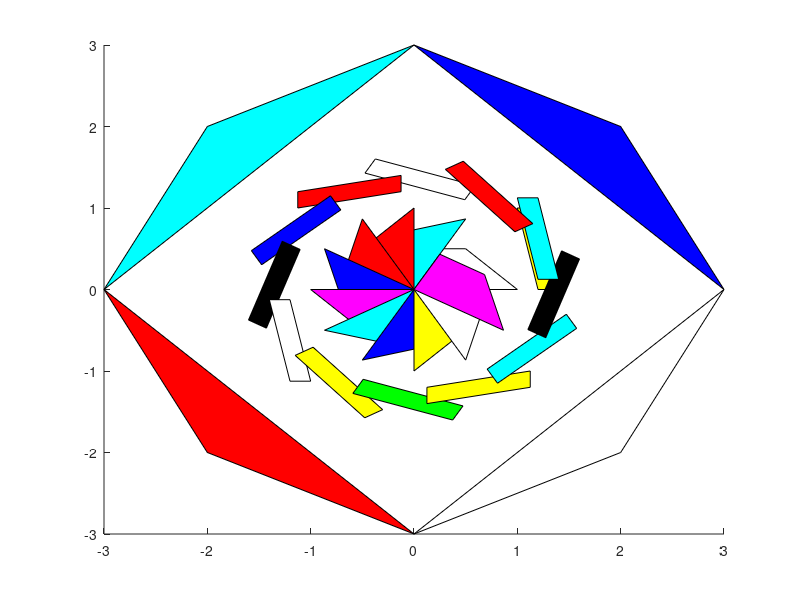

Write the MATLAB code that produced this figure.
% Zyad Khan
% Matlab Unit 2 Assignment
% MATH-210: Linear Algebra

% Display name and assignment details
disp('Zyad Khan - MATLAB Unit 2 Assignment')

% Clear the grid
clf

% Code for the random colors
col_list='rgbcmykw';
col=randi([1,8],1);
color_choice=randi([1,8],1);


% First 2D Shape - Trapezoid
trapezoid = [0 0 0.5 1 ; 0 0.5 0.5 0 ; 1 1 1 1]; 
patch(trapezoid(1,:), trapezoid(2,:), col_list(randi([1,8],1))); 


% Transformation 1: Rotation by pi/6
transformation_1 = [cos(pi/6), -sin(pi/6) 0; sin(pi/6), cos(pi/6), 0 ; 0 0 1];
p_transformation1 = transformation_1* trapezoid;


%For loop to apply the first transformation to the first transformation of
%the trapezoid 20 times to create the pattern
for c = 1:10
    p_transformation1 = transformation_1*p_transformation1;  
    patch(p_transformation1(1,:), p_transformation1(2,:), col_list(randi([1,8],1)))
end 


%Second 2D Shape - Parallelogram
parallelogram = [1 1.2 1.4 1.2  ; 1 1 0 0 ; 1 1 1 1];

% Transformation 5: Shift up 1/8
transformation_5 = [ 1 0 0 ; 0 1 1/8 ; 0 0 1];
p_transformation1 = transformation_5* parallelogram;

patch(parallelogram(1,:), parallelogram(2,:), col_list(randi([1,8],1))); 
axis([-3,3,-3,3])
p_transformation1 = transformation_1*p_transformation1;

%For loop to apply the first transformation to the first transformation of
% the second shape (Parallelogram)
for c = 1:12
    p_transformation1 = transformation_1*p_transformation1;  
    patch(p_transformation1(1,:), p_transformation1(2,:), col_list(randi([1,8],1)))
end 

%Third 2D Shape - Triangle
triangle = [ 3 2 0 ; 0 2 3 ; 1 1 1];


% Transformation 2: Reflection through the line x2 = - x1 
transformation_2 = [0 -1 0 ; -1 0 0 ; 0 0 1];


% Transformation 3: Reflection through x1 axis
transformation_3 = [ 1 0 0 ; 0 -1 0 ; 1 1 1 ];


t_transformation = transformation_3*triangle;

% Tranformation 4: Reflection through x2 axis
transformation_4 = [-1 0 0 ; 0 1 0 ; 0 0 1];

% Transformation 6: Shift down 1/2
transformation_6 =  [ 1 0 0 ; 0 1 -1/2 ; 0 0 1];

% Transformation 7: Shift up 1/2
transformation_7 =  [ 1 0 0 ; 0 1 1/2 ; 0 0 1];

for c = 1:2
    t_transformation = transformation_2*t_transformation;
    patch(t_transformation(1,:), t_transformation(2,:), col_list(randi([1,8],1)))
    t_transformation = transformation_4*t_transformation;
    patch(t_transformation(1,:), t_transformation(2,:), col_list(randi([1,8],1)))
end


set(gca,'color', [0.8 0.8 0.8]);





